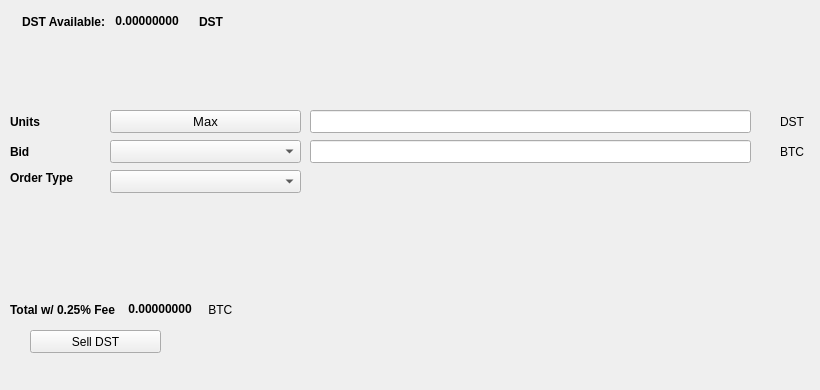
   <widget class="QWidget" name="SellTab">
    <attribute name="title">
     <string>Sell</string>
    </attribute>
    <widget class="QLabel" name="label_16">
     <property name="geometry">
      <rect>
       <x>780</x>
       <y>140</y>
       <width>31</width>
       <height>23</height>
      </rect>
     </property>
     <property name="text">
      <string>BTC</string>
     </property>
    </widget>
    <widget class="QComboBox" name="SellBidcomboBox">
     <property name="geometry">
      <rect>
       <x>110</x>
       <y>140</y>
       <width>191</width>
       <height>23</height>
      </rect>
     </property>
     <property name="font">
      <font>
       <pointsize>10</pointsize>
      </font>
     </property>
    </widget>
    <widget class="QLabel" name="label_18">
     <property name="geometry">
      <rect>
       <x>10</x>
       <y>110</y>
       <width>46</width>
       <height>23</height>
      </rect>
     </property>
     <property name="font">
      <font>
       <weight>75</weight>
       <bold>true</bold>
      </font>
     </property>
     <property name="text">
      <string>Units</string>
     </property>
    </widget>
    <widget class="QPushButton" name="Sell_Max_Amount">
     <property name="geometry">
      <rect>
       <x>110</x>
       <y>110</y>
       <width>191</width>
       <height>23</height>
      </rect>
     </property>
     <property name="font">
      <font>
       <pointsize>10</pointsize>
      </font>
     </property>
     <property name="text">
      <string>Max</string>
     </property>
    </widget>
    <widget class="QLabel" name="label_20">
     <property name="geometry">
      <rect>
       <x>10</x>
       <y>170</y>
       <width>91</width>
       <height>16</height>
      </rect>
     </property>
     <property name="font">
      <font>
       <weight>75</weight>
       <bold>true</bold>
      </font>
     </property>
     <property name="text">
      <string>Order Type</string>
     </property>
    </widget>
    <widget class="QComboBox" name="SellOrdertypeCombo">
     <property name="geometry">
      <rect>
       <x>110</x>
       <y>170</y>
       <width>191</width>
       <height>23</height>
      </rect>
     </property>
     <property name="font">
      <font>
       <pointsize>10</pointsize>
      </font>
     </property>
    </widget>
    <widget class="QLabel" name="label_21">
     <property name="geometry">
      <rect>
       <x>10</x>
       <y>140</y>
       <width>46</width>
       <height>23</height>
      </rect>
     </property>
     <property name="font">
      <font>
       <weight>75</weight>
       <bold>true</bold>
      </font>
     </property>
     <property name="text">
      <string>Bid</string>
     </property>
    </widget>
    <widget class="QLabel" name="label_22">
     <property name="geometry">
      <rect>
       <x>780</x>
       <y>110</y>
       <width>31</width>
       <height>23</height>
      </rect>
     </property>
     <property name="text">
      <string>DST</string>
     </property>
    </widget>
    <widget class="QLineEdit" name="UnitsInputPIV">
     <property name="geometry">
      <rect>
       <x>310</x>
       <y>110</y>
       <width>441</width>
       <height>23</height>
      </rect>
     </property>
     <property name="font">
      <font>
       <pointsize>9</pointsize>
       <weight>75</weight>
       <bold>true</bold>
      </font>
     </property>
    </widget>
    <widget class="QLineEdit" name="SellBidPriceEdit">
     <property name="geometry">
      <rect>
       <x>310</x>
       <y>140</y>
       <width>441</width>
       <height>23</height>
      </rect>
     </property>
     <property name="font">
      <font>
       <pointsize>9</pointsize>
       <weight>75</weight>
       <bold>true</bold>
      </font>
     </property>
    </widget>
    <widget class="QPushButton" name="SellPIVBTN">
     <property name="geometry">
      <rect>
       <x>30</x>
       <y>330</y>
       <width>131</width>
       <height>23</height>
      </rect>
     </property>
     <property name="text">
      <string>Sell DST</string>
     </property>
     <property name="icon">
      <iconset resource="../dstra">
       <normaloff>:/icons/bitcoin</normaloff>:/icons/bitcoin</iconset>
     </property>
    </widget>
    <widget class="QWidget" name="layoutWidget3">
     <property name="geometry">
      <rect>
       <x>22</x>
       <y>12</y>
       <width>258</width>
       <height>19</height>
      </rect>
     </property>
     <layout class="QHBoxLayout" name="horizontalLayout">
      <item>
       <widget class="QLabel" name="label232_2">
        <property name="font">
         <font>
          <weight>75</weight>
          <bold>true</bold>
         </font>
        </property>
        <property name="text">
         <string>DST Available:</string>
        </property>
       </widget>
      </item>
      <item>
       <widget class="QLabel" name="PIVAvailableLabel">
        <property name="palette">
         <palette>
          <active>
           <colorrole role="WindowText">
            <brush brushstyle="SolidPattern">
             <color alpha="255">
              <red>0</red>
              <green>0</green>
              <blue>0</blue>
             </color>
            </brush>
           </colorrole>
           <colorrole role="Button">
            <brush brushstyle="SolidPattern">
             <color alpha="255">
              <red>0</red>
              <green>170</green>
              <blue>0</blue>
             </color>
            </brush>
           </colorrole>
           <colorrole role="Light">
            <brush brushstyle="SolidPattern">
             <color alpha="255">
              <red>0</red>
              <green>255</green>
              <blue>0</blue>
             </color>
            </brush>
           </colorrole>
           <colorrole role="Midlight">
            <brush brushstyle="SolidPattern">
             <color alpha="255">
              <red>0</red>
              <green>212</green>
              <blue>0</blue>
             </color>
            </brush>
           </colorrole>
           <colorrole role="Dark">
            <brush brushstyle="SolidPattern">
             <color alpha="255">
              <red>0</red>
              <green>85</green>
              <blue>0</blue>
             </color>
            </brush>
           </colorrole>
           <colorrole role="Mid">
            <brush brushstyle="SolidPattern">
             <color alpha="255">
              <red>0</red>
              <green>113</green>
              <blue>0</blue>
             </color>
            </brush>
           </colorrole>
           <colorrole role="Text">
            <brush brushstyle="SolidPattern">
             <color alpha="255">
              <red>0</red>
              <green>170</green>
              <blue>0</blue>
             </color>
            </brush>
           </colorrole>
           <colorrole role="BrightText">
            <brush brushstyle="SolidPattern">
             <color alpha="255">
              <red>255</red>
              <green>255</green>
              <blue>255</blue>
             </color>
            </brush>
           </colorrole>
           <colorrole role="ButtonText">
            <brush brushstyle="SolidPattern">
             <color alpha="255">
              <red>0</red>
              <green>0</green>
              <blue>0</blue>
             </color>
            </brush>
           </colorrole>
           <colorrole role="Base">
            <brush brushstyle="SolidPattern">
             <color alpha="255">
              <red>255</red>
              <green>255</green>
              <blue>255</blue>
             </color>
            </brush>
           </colorrole>
           <colorrole role="Window">
            <brush brushstyle="SolidPattern">
             <color alpha="255">
              <red>0</red>
              <green>170</green>
              <blue>0</blue>
             </color>
            </brush>
           </colorrole>
           <colorrole role="Shadow">
            <brush brushstyle="SolidPattern">
             <color alpha="255">
              <red>0</red>
              <green>0</green>
              <blue>0</blue>
             </color>
            </brush>
           </colorrole>
           <colorrole role="AlternateBase">
            <brush brushstyle="SolidPattern">
             <color alpha="255">
              <red>127</red>
              <green>212</green>
              <blue>127</blue>
             </color>
            </brush>
           </colorrole>
           <colorrole role="ToolTipBase">
            <brush brushstyle="SolidPattern">
             <color alpha="255">
              <red>255</red>
              <green>255</green>
              <blue>220</blue>
             </color>
            </brush>
           </colorrole>
           <colorrole role="ToolTipText">
            <brush brushstyle="SolidPattern">
             <color alpha="255">
              <red>0</red>
              <green>0</green>
              <blue>0</blue>
             </color>
            </brush>
           </colorrole>
          </active>
          <inactive>
           <colorrole role="WindowText">
            <brush brushstyle="SolidPattern">
             <color alpha="255">
              <red>0</red>
              <green>0</green>
              <blue>0</blue>
             </color>
            </brush>
           </colorrole>
           <colorrole role="Button">
            <brush brushstyle="SolidPattern">
             <color alpha="255">
              <red>0</red>
              <green>170</green>
              <blue>0</blue>
             </color>
            </brush>
           </colorrole>
           <colorrole role="Light">
            <brush brushstyle="SolidPattern">
             <color alpha="255">
              <red>0</red>
              <green>255</green>
              <blue>0</blue>
             </color>
            </brush>
           </colorrole>
           <colorrole role="Midlight">
            <brush brushstyle="SolidPattern">
             <color alpha="255">
              <red>0</red>
              <green>212</green>
              <blue>0</blue>
             </color>
            </brush>
           </colorrole>
           <colorrole role="Dark">
            <brush brushstyle="SolidPattern">
             <color alpha="255">
              <red>0</red>
              <green>85</green>
              <blue>0</blue>
             </color>
            </brush>
           </colorrole>
           <colorrole role="Mid">
            <brush brushstyle="SolidPattern">
             <color alpha="255">
              <red>0</red>
              <green>113</green>
              <blue>0</blue>
             </color>
            </brush>
           </colorrole>
           <colorrole role="Text">
            <brush brushstyle="SolidPattern">
             <color alpha="255">
              <red>0</red>
              <green>170</green>
              <blue>0</blue>
             </color>
            </brush>
           </colorrole>
           <colorrole role="BrightText">
            <brush brushstyle="SolidPattern">
             <color alpha="255">
              <red>255</red>
              <green>255</green>
              <blue>255</blue>
             </color>
            </brush>
           </colorrole>
           <colorrole role="ButtonText">
            <brush brushstyle="SolidPattern">
             <color alpha="255">
              <red>0</red>
              <green>0</green>
              <blue>0</blue>
             </color>
            </brush>
           </colorrole>
           <colorrole role="Base">
            <brush brushstyle="SolidPattern">
             <color alpha="255">
              <red>255</red>
              <green>255</green>
              <blue>255</blue>
             </color>
            </brush>
           </colorrole>
           <colorrole role="Window">
            <brush brushstyle="SolidPattern">
             <color alpha="255">
              <red>0</red>
              <green>170</green>
              <blue>0</blue>
             </color>
            </brush>
           </colorrole>
           <colorrole role="Shadow">
            <brush brushstyle="SolidPattern">
             <color alpha="255">
              <red>0</red>
              <green>0</green>
              <blue>0</blue>
             </color>
            </brush>
           </colorrole>
           <colorrole role="AlternateBase">
            <brush brushstyle="SolidPattern">
             <color alpha="255">
              <red>127</red>
              <green>212</green>
              <blue>127</blue>
             </color>
            </brush>
           </colorrole>
           <colorrole role="ToolTipBase">
            <brush brushstyle="SolidPattern">
             <color alpha="255">
              <red>255</red>
              <green>255</green>
              <blue>220</blue>
             </color>
            </brush>
           </colorrole>
           <colorrole role="ToolTipText">
            <brush brushstyle="SolidPattern">
             <color alpha="255">
              <red>0</red>
              <green>0</green>
              <blue>0</blue>
             </color>
            </brush>
           </colorrole>
          </inactive>
          <disabled>
           <colorrole role="WindowText">
            <brush brushstyle="SolidPattern">
             <color alpha="255">
              <red>0</red>
              <green>85</green>
              <blue>0</blue>
             </color>
            </brush>
           </colorrole>
           <colorrole role="Button">
            <brush brushstyle="SolidPattern">
             <color alpha="255">
              <red>0</red>
              <green>170</green>
              <blue>0</blue>
             </color>
            </brush>
           </colorrole>
           <colorrole role="Light">
            <brush brushstyle="SolidPattern">
             <color alpha="255">
              <red>0</red>
              <green>255</green>
              <blue>0</blue>
             </color>
            </brush>
           </colorrole>
           <colorrole role="Midlight">
            <brush brushstyle="SolidPattern">
             <color alpha="255">
              <red>0</red>
              <green>212</green>
              <blue>0</blue>
             </color>
            </brush>
           </colorrole>
           <colorrole role="Dark">
            <brush brushstyle="SolidPattern">
             <color alpha="255">
              <red>0</red>
              <green>85</green>
              <blue>0</blue>
             </color>
            </brush>
           </colorrole>
           <colorrole role="Mid">
            <brush brushstyle="SolidPattern">
             <color alpha="255">
              <red>0</red>
              <green>113</green>
              <blue>0</blue>
             </color>
            </brush>
           </colorrole>
           <colorrole role="Text">
            <brush brushstyle="SolidPattern">
             <color alpha="255">
              <red>0</red>
              <green>85</green>
              <blue>0</blue>
             </color>
            </brush>
           </colorrole>
           <colorrole role="BrightText">
            <brush brushstyle="SolidPattern">
             <color alpha="255">
              <red>255</red>
              <green>255</green>
              <blue>255</blue>
             </color>
            </brush>
           </colorrole>
           <colorrole role="ButtonText">
            <brush brushstyle="SolidPattern">
             <color alpha="255">
              <red>0</red>
              <green>85</green>
              <blue>0</blue>
             </color>
            </brush>
           </colorrole>
           <colorrole role="Base">
            <brush brushstyle="SolidPattern">
             <color alpha="255">
              <red>0</red>
              <green>170</green>
              <blue>0</blue>
             </color>
            </brush>
           </colorrole>
           <colorrole role="Window">
            <brush brushstyle="SolidPattern">
             <color alpha="255">
              <red>0</red>
              <green>170</green>
              <blue>0</blue>
             </color>
            </brush>
           </colorrole>
           <colorrole role="Shadow">
            <brush brushstyle="SolidPattern">
             <color alpha="255">
              <red>0</red>
              <green>0</green>
              <blue>0</blue>
             </color>
            </brush>
           </colorrole>
           <colorrole role="AlternateBase">
            <brush brushstyle="SolidPattern">
             <color alpha="255">
              <red>0</red>
              <green>170</green>
              <blue>0</blue>
             </color>
            </brush>
           </colorrole>
           <colorrole role="ToolTipBase">
            <brush brushstyle="SolidPattern">
             <color alpha="255">
              <red>255</red>
              <green>255</green>
              <blue>220</blue>
             </color>
            </brush>
           </colorrole>
           <colorrole role="ToolTipText">
            <brush brushstyle="SolidPattern">
             <color alpha="255">
              <red>0</red>
              <green>0</green>
              <blue>0</blue>
             </color>
            </brush>
           </colorrole>
          </disabled>
         </palette>
        </property>
        <property name="font">
         <font>
          <weight>75</weight>
          <bold>true</bold>
         </font>
        </property>
        <property name="text">
         <string> 0.00000000 </string>
        </property>
        <property name="textInteractionFlags">
         <set>Qt::LinksAccessibleByMouse|Qt::TextSelectableByKeyboard|Qt::TextSelectableByMouse</set>
        </property>
       </widget>
      </item>
      <item>
       <widget class="QLabel" name="labelPIV">
        <property name="font">
         <font>
          <weight>75</weight>
          <bold>true</bold>
         </font>
        </property>
        <property name="text">
         <string>DST</string>
        </property>
       </widget>
      </item>
     </layout>
    </widget>
    <widget class="QWidget" name="layoutWidget">
     <property name="geometry">
      <rect>
       <x>10</x>
       <y>300</y>
       <width>268</width>
       <height>19</height>
      </rect>
     </property>
     <layout class="QHBoxLayout" name="horizontalLayout_2">
      <item>
       <widget class="QLabel" name="label_19">
        <property name="font">
         <font>
          <weight>75</weight>
          <bold>true</bold>
         </font>
        </property>
        <property name="text">
         <string>Total w/ 0.25% Fee </string>
        </property>
       </widget>
      </item>
      <item>
       <widget class="QLabel" name="SellCostLabel">
        <property name="palette">
         <palette>
          <active>
           <colorrole role="WindowText">
            <brush brushstyle="SolidPattern">
             <color alpha="255">
              <red>0</red>
              <green>0</green>
              <blue>0</blue>
             </color>
            </brush>
           </colorrole>
           <colorrole role="Button">
            <brush brushstyle="SolidPattern">
             <color alpha="255">
              <red>0</red>
              <green>170</green>
              <blue>0</blue>
             </color>
            </brush>
           </colorrole>
           <colorrole role="Light">
            <brush brushstyle="SolidPattern">
             <color alpha="255">
              <red>0</red>
              <green>255</green>
              <blue>0</blue>
             </color>
            </brush>
           </colorrole>
           <colorrole role="Midlight">
            <brush brushstyle="SolidPattern">
             <color alpha="255">
              <red>0</red>
              <green>212</green>
              <blue>0</blue>
             </color>
            </brush>
           </colorrole>
           <colorrole role="Dark">
            <brush brushstyle="SolidPattern">
             <color alpha="255">
              <red>0</red>
              <green>85</green>
              <blue>0</blue>
             </color>
            </brush>
           </colorrole>
           <colorrole role="Mid">
            <brush brushstyle="SolidPattern">
             <color alpha="255">
              <red>0</red>
              <green>113</green>
              <blue>0</blue>
             </color>
            </brush>
           </colorrole>
           <colorrole role="Text">
            <brush brushstyle="SolidPattern">
             <color alpha="255">
              <red>0</red>
              <green>170</green>
              <blue>0</blue>
             </color>
            </brush>
           </colorrole>
           <colorrole role="BrightText">
            <brush brushstyle="SolidPattern">
             <color alpha="255">
              <red>255</red>
              <green>255</green>
              <blue>255</blue>
             </color>
            </brush>
           </colorrole>
           <colorrole role="ButtonText">
            <brush brushstyle="SolidPattern">
             <color alpha="255">
              <red>0</red>
              <green>0</green>
              <blue>0</blue>
             </color>
            </brush>
           </colorrole>
           <colorrole role="Base">
            <brush brushstyle="SolidPattern">
             <color alpha="255">
              <red>255</red>
              <green>255</green>
              <blue>255</blue>
             </color>
            </brush>
           </colorrole>
           <colorrole role="Window">
            <brush brushstyle="SolidPattern">
             <color alpha="255">
              <red>0</red>
              <green>170</green>
              <blue>0</blue>
             </color>
            </brush>
           </colorrole>
           <colorrole role="Shadow">
            <brush brushstyle="SolidPattern">
             <color alpha="255">
              <red>0</red>
              <green>0</green>
              <blue>0</blue>
             </color>
            </brush>
           </colorrole>
           <colorrole role="AlternateBase">
            <brush brushstyle="SolidPattern">
             <color alpha="255">
              <red>127</red>
              <green>212</green>
              <blue>127</blue>
             </color>
            </brush>
           </colorrole>
           <colorrole role="ToolTipBase">
            <brush brushstyle="SolidPattern">
             <color alpha="255">
              <red>255</red>
              <green>255</green>
              <blue>220</blue>
             </color>
            </brush>
           </colorrole>
           <colorrole role="ToolTipText">
            <brush brushstyle="SolidPattern">
             <color alpha="255">
              <red>0</red>
              <green>0</green>
              <blue>0</blue>
             </color>
            </brush>
           </colorrole>
          </active>
          <inactive>
           <colorrole role="WindowText">
            <brush brushstyle="SolidPattern">
             <color alpha="255">
              <red>0</red>
              <green>0</green>
              <blue>0</blue>
             </color>
            </brush>
           </colorrole>
           <colorrole role="Button">
            <brush brushstyle="SolidPattern">
             <color alpha="255">
              <red>0</red>
              <green>170</green>
              <blue>0</blue>
             </color>
            </brush>
           </colorrole>
           <colorrole role="Light">
            <brush brushstyle="SolidPattern">
             <color alpha="255">
              <red>0</red>
              <green>255</green>
              <blue>0</blue>
             </color>
            </brush>
           </colorrole>
           <colorrole role="Midlight">
            <brush brushstyle="SolidPattern">
             <color alpha="255">
              <red>0</red>
              <green>212</green>
              <blue>0</blue>
             </color>
            </brush>
           </colorrole>
           <colorrole role="Dark">
            <brush brushstyle="SolidPattern">
             <color alpha="255">
              <red>0</red>
              <green>85</green>
              <blue>0</blue>
             </color>
            </brush>
           </colorrole>
           <colorrole role="Mid">
            <brush brushstyle="SolidPattern">
             <color alpha="255">
              <red>0</red>
              <green>113</green>
              <blue>0</blue>
             </color>
            </brush>
           </colorrole>
           <colorrole role="Text">
            <brush brushstyle="SolidPattern">
             <color alpha="255">
              <red>0</red>
              <green>170</green>
              <blue>0</blue>
             </color>
            </brush>
           </colorrole>
           <colorrole role="BrightText">
            <brush brushstyle="SolidPattern">
             <color alpha="255">
              <red>255</red>
              <green>255</green>
              <blue>255</blue>
             </color>
            </brush>
           </colorrole>
           <colorrole role="ButtonText">
            <brush brushstyle="SolidPattern">
             <color alpha="255">
              <red>0</red>
              <green>0</green>
              <blue>0</blue>
             </color>
            </brush>
           </colorrole>
           <colorrole role="Base">
            <brush brushstyle="SolidPattern">
             <color alpha="255">
              <red>255</red>
              <green>255</green>
              <blue>255</blue>
             </color>
            </brush>
           </colorrole>
           <colorrole role="Window">
            <brush brushstyle="SolidPattern">
             <color alpha="255">
              <red>0</red>
              <green>170</green>
              <blue>0</blue>
             </color>
            </brush>
           </colorrole>
           <colorrole role="Shadow">
            <brush brushstyle="SolidPattern">
             <color alpha="255">
              <red>0</red>
              <green>0</green>
              <blue>0</blue>
             </color>
            </brush>
           </colorrole>
           <colorrole role="AlternateBase">
            <brush brushstyle="SolidPattern">
             <color alpha="255">
              <red>127</red>
              <green>212</green>
              <blue>127</blue>
             </color>
            </brush>
           </colorrole>
           <colorrole role="ToolTipBase">
            <brush brushstyle="SolidPattern">
             <color alpha="255">
              <red>255</red>
              <green>255</green>
              <blue>220</blue>
             </color>
            </brush>
           </colorrole>
           <colorrole role="ToolTipText">
            <brush brushstyle="SolidPattern">
             <color alpha="255">
              <red>0</red>
              <green>0</green>
              <blue>0</blue>
             </color>
            </brush>
           </colorrole>
          </inactive>
          <disabled>
           <colorrole role="WindowText">
            <brush brushstyle="SolidPattern">
             <color alpha="255">
              <red>0</red>
              <green>85</green>
              <blue>0</blue>
             </color>
            </brush>
           </colorrole>
           <colorrole role="Button">
            <brush brushstyle="SolidPattern">
             <color alpha="255">
              <red>0</red>
              <green>170</green>
              <blue>0</blue>
             </color>
            </brush>
           </colorrole>
           <colorrole role="Light">
            <brush brushstyle="SolidPattern">
             <color alpha="255">
              <red>0</red>
              <green>255</green>
              <blue>0</blue>
             </color>
            </brush>
           </colorrole>
           <colorrole role="Midlight">
            <brush brushstyle="SolidPattern">
             <color alpha="255">
              <red>0</red>
              <green>212</green>
              <blue>0</blue>
             </color>
            </brush>
           </colorrole>
           <colorrole role="Dark">
            <brush brushstyle="SolidPattern">
             <color alpha="255">
              <red>0</red>
              <green>85</green>
              <blue>0</blue>
             </color>
            </brush>
           </colorrole>
           <colorrole role="Mid">
            <brush brushstyle="SolidPattern">
             <color alpha="255">
              <red>0</red>
              <green>113</green>
              <blue>0</blue>
             </color>
            </brush>
           </colorrole>
           <colorrole role="Text">
            <brush brushstyle="SolidPattern">
             <color alpha="255">
              <red>0</red>
              <green>85</green>
              <blue>0</blue>
             </color>
            </brush>
           </colorrole>
           <colorrole role="BrightText">
            <brush brushstyle="SolidPattern">
             <color alpha="255">
              <red>255</red>
              <green>255</green>
              <blue>255</blue>
             </color>
            </brush>
           </colorrole>
           <colorrole role="ButtonText">
            <brush brushstyle="SolidPattern">
             <color alpha="255">
              <red>0</red>
              <green>85</green>
              <blue>0</blue>
             </color>
            </brush>
           </colorrole>
           <colorrole role="Base">
            <brush brushstyle="SolidPattern">
             <color alpha="255">
              <red>0</red>
              <green>170</green>
              <blue>0</blue>
             </color>
            </brush>
           </colorrole>
           <colorrole role="Window">
            <brush brushstyle="SolidPattern">
             <color alpha="255">
              <red>0</red>
              <green>170</green>
              <blue>0</blue>
             </color>
            </brush>
           </colorrole>
           <colorrole role="Shadow">
            <brush brushstyle="SolidPattern">
             <color alpha="255">
              <red>0</red>
              <green>0</green>
              <blue>0</blue>
             </color>
            </brush>
           </colorrole>
           <colorrole role="AlternateBase">
            <brush brushstyle="SolidPattern">
             <color alpha="255">
              <red>0</red>
              <green>170</green>
              <blue>0</blue>
             </color>
            </brush>
           </colorrole>
           <colorrole role="ToolTipBase">
            <brush brushstyle="SolidPattern">
             <color alpha="255">
              <red>255</red>
              <green>255</green>
              <blue>220</blue>
             </color>
            </brush>
           </colorrole>
           <colorrole role="ToolTipText">
            <brush brushstyle="SolidPattern">
             <color alpha="255">
              <red>0</red>
              <green>0</green>
              <blue>0</blue>
             </color>
            </brush>
           </colorrole>
          </disabled>
         </palette>
        </property>
        <property name="font">
         <font>
          <weight>75</weight>
          <bold>true</bold>
         </font>
        </property>
        <property name="autoFillBackground">
         <bool>false</bool>
        </property>
        <property name="text">
         <string> 0.00000000</string>
        </property>
        <property name="textInteractionFlags">
         <set>Qt::LinksAccessibleByMouse|Qt::TextSelectableByMouse</set>
        </property>
       </widget>
      </item>
      <item>
       <widget class="QLabel" name="label_17">
        <property name="font">
         <font>
          <weight>50</weight>
          <bold>false</bold>
         </font>
        </property>
        <property name="text">
         <string> BTC</string>
        </property>
       </widget>
      </item>
     </layout>
    </widget>
    <widget class="QLabel" name="label_23">
     <property name="geometry">
      <rect>
       <x>460</x>
       <y>300</y>
       <width>281</width>
       <height>81</height>
      </rect>
     </property>
     <property name="text">
      <string/>
     </property>
     <property name="pixmap">
      <pixmap>:/images/bittrex</pixmap>
     </property>
    </widget>
   </widget>
